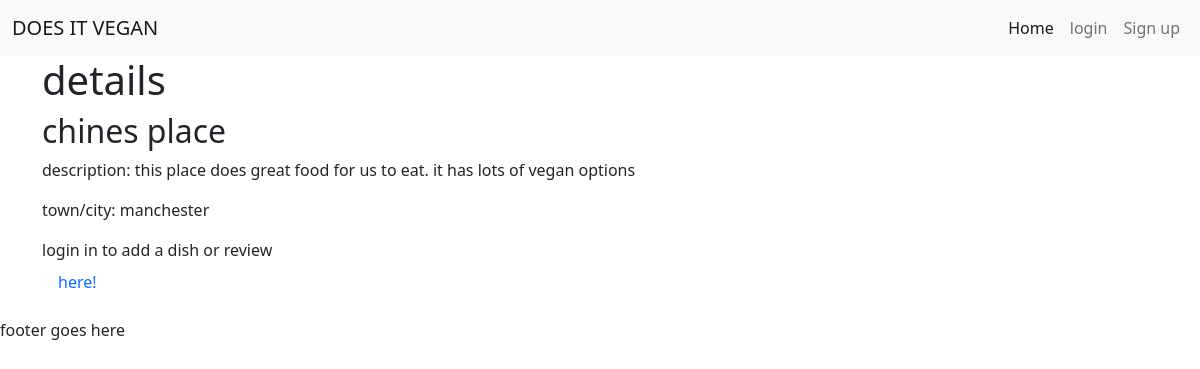
The page /restaurant_detail/3 on the database its author committed.
### web_app/models.py (models this page shows, shortened)
class Restaurant(models.Model):
    name = models.CharField(max_length=100, unique=True)
    slug = models.SlugField(max_length=200, unique=True)
    added_by = models.ForeignKey(
        User, on_delete=models.CASCADE, related_name="restaurant_added")
    updated_on = models.DateField(auto_now=True)
    description = models.TextField()
    status = models.IntegerField(choices=STATUS, default=0)
    likes = models.ManyToManyField(
        User, related_name='restaurant_likes', blank=True)
    image = CloudinaryField('image', default='placeholder')
    adress = models.TextField(null=True)
    townCity = models.CharField(max_length=100, unique=False, null=True)
    class Meta:
        ordering = ['-updated_on']

### web_app/views.py (the view)
# urls.py: path('restaurant_detail/<int:pk>', views.RestaurantDetailView.as_view(), name='restaurant_detail'),
class RestaurantDetailView(DetailView):
    model = Restaurant
    template_name = 'restaurant_detail.html'
    def get_context_data(self, **kwargs):
        context = super().get_context_data(**kwargs)
        context['dish'] = Dish.objects.all()
        return context

### templates/restaurant_detail.html (shortened to what this page needs)
{% extends "base.html" %}
{% block content %}
<div class="container">
    <div class="row">
        <h1>details</h1>
        <h2>{{restaurant.name|striptags}}</h2>
        <p>description: {{restaurant.description|striptags}}</p>
        <p>town/city: {{restaurant.townCity|striptags}}</p>
        {% if user.is_authenticated %}
        <a href="{% url 'add_dish' restaurant.pk %}"><button type="button" class="btn btn-primary">add dish</button></a>
        {% else %}
        <p>login in to add a dish or review <a class="nav-link" href="{% url 'login' %}">here!</a></p>
        {%endif%}
        </div>
    </div>
{% endblock %}

### rows shown on the page
Restaurant: name "chines place", description "this place does great food for us to eat. it has lots of vegan options", townCity "manchester"
